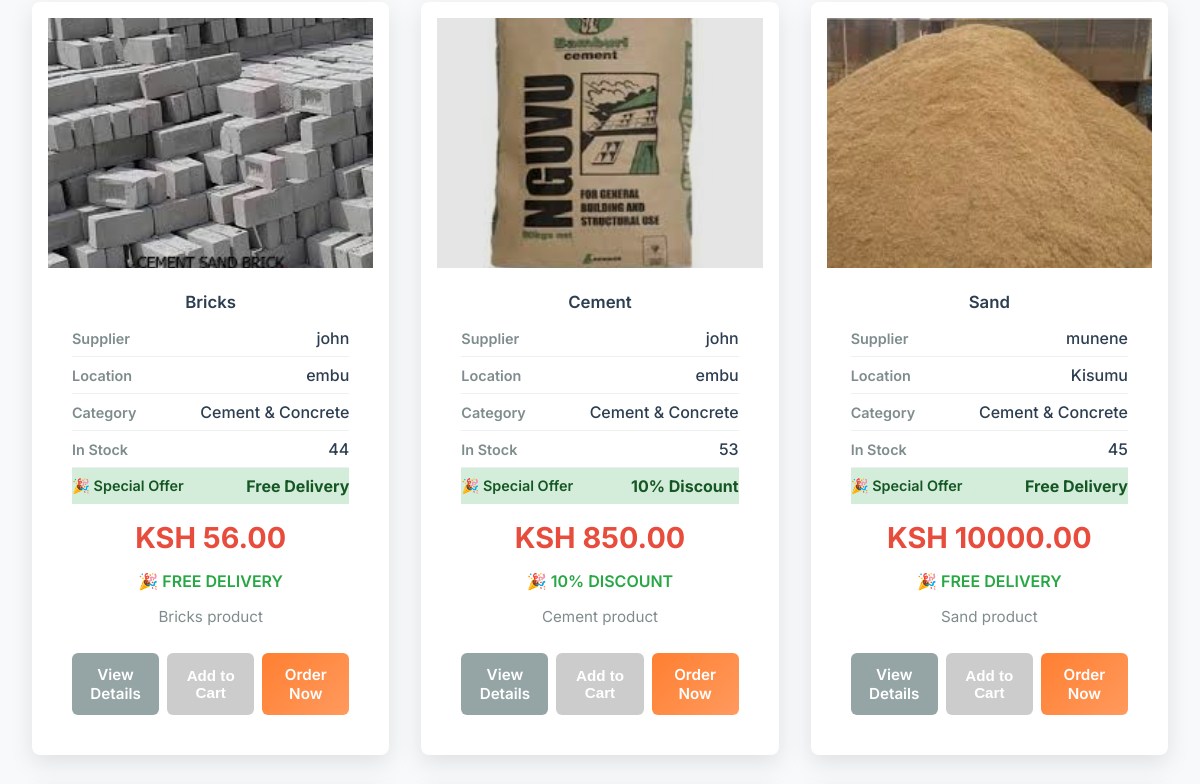
Page /suppliers/products/ (middle part) on the earlier database version.
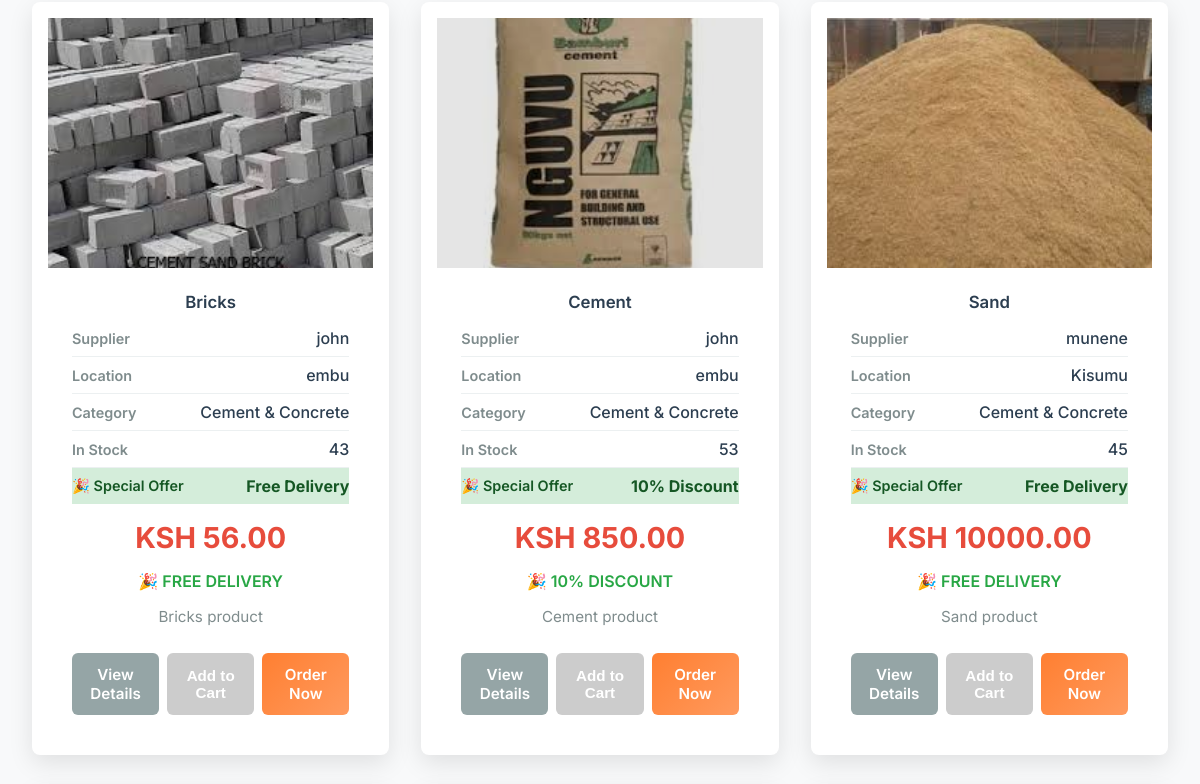
Same page on the later database version.
### apps/products/models.py (models this page shows, shortened)
class Product(models.Model):
    CATEGORY_CHOICES = [
        ('cement', 'Cement & Concrete'),
        ('steel', 'Steel & Metals'),
        ('wood', 'Wood & Timber'),
        ('electrical', 'Electrical'),
        ('plumbing', 'Plumbing'),
        ('tools', 'Tools & Equipment'),
        ('other', 'Other'),
    ]
    name = models.CharField(max_length=255)
    description = models.TextField()
    category = models.CharField(max_length=20, choices=CATEGORY_CHOICES, default='other')
    image_url = models.URLField(blank=True, null=True)
    cost = models.DecimalField(max_digits=10, decimal_places=2)
    quality = models.CharField(max_length=50, choices=[
        ('standard', 'Standard'),
        ('premium', 'Premium'),
        ('high_end', 'High-End'),
    ], default='standard', help_text="Quality level of the product")
    location = models.CharField(max_length=255)
    available_quantity = models.PositiveIntegerField(default=0)
    supplier = models.ForeignKey(Supplier, on_delete=models.CASCADE, related_name='products_from_products_app')
    offer = models.CharField(max_length=50, blank=True, null=True, choices=[
        ('', 'No Offer'),
        ('free_delivery', 'Free Delivery'),
        ('10_percent_discount', '10% Discount'),
    ], help_text="Special offer applied to this product")

### apps/suppliers/models.py (models this page shows, shortened)
class Supplier(models.Model):
    user = models.OneToOneField(settings.AUTH_USER_MODEL, on_delete=models.CASCADE)
    company_name = models.CharField(max_length=255, blank=True)
    location = models.CharField(max_length=255, blank=True)
    contact_number = models.CharField(max_length=15, blank=True)
    consultation_fee = models.DecimalField(max_digits=8, decimal_places=2, default=0.00)

### apps/suppliers/views.py (the view)
# urls.py: path('', views.product_list, name='product_list'),
def product_list(request):
    products = Product.objects.all()
    return render(request, 'products/product_list.html', {'products': products})

### templates/products/product_list.html (shortened to what this page needs)
{% extends "base.html" %}
{% load static %}
{% block content %}
<div class="product-page">
  <div class="products-section">
    <div class="products-grid">
      {% for product in products %}
        <div class="product-card">
          <div class="product-image">
            {% if product.image_url %}
              <img src="{{ product.image_url }}" alt="{{ product.name }}" style="width: 100%; height: 100%; object-fit: cover;">
            {% endif %}
          </div>
          <div class="product-info">
            <h3 class="product-title">{{ product.name }}</h3>
            <div class="product-meta">
              <div class="meta-item">
                <span class="meta-label">Supplier</span>
                <span class="meta-value">{{ product.supplier.company_name }}</span>
              </div>
              <div class="meta-item">
                <span class="meta-label">Location</span>
                <span class="meta-value">{{ product.supplier.location|default:"N/A" }}</span>
              </div>
              <div class="meta-item">
                <span class="meta-label">Category</span>
                <span class="meta-value">{{ product.get_category_display|default:"General" }}</span>
              </div>
              <div class="meta-item">
                <span class="meta-label">In Stock</span>
                <span class="meta-value">{{ product.available_quantity }}</span>
              </div>
              {% if product.offer %}
              <div class="meta-item" style="background: #d4edda; border-bottom: none;">
                <span class="meta-label" style="color: #155724;">🎉 Special Offer</span>
                <span class="meta-value" style="color: #155724; font-weight: 700;">
                  {% if product.offer == 'free_delivery' %}Free Delivery
                  {% elif product.offer == '10_percent_discount' %}10% Discount
                  {% else %}{{ product.offer }}{% endif %}
                </span>
              </div>
              {% endif %}
            </div>
            <span class="product-price">KSH {{ product.cost }}</span>
            {% if product.offer %}
            <span style="display: block; text-align: center; color: #28a745; font-weight: 600; margin-top: 0.5rem;">
              🎉
              {% if product.offer == 'free_delivery' %}FREE DELIVERY
              {% elif product.offer == '10_percent_discount' %}10% DISCOUNT
              {% else %}{{ product.offer }}{% endif %}
            </span>
            {% endif %}
            <p class="product-description">{{ product.description|truncatechars:120 }}</p>
            <div class="product-actions">
              <a href="{% url 'products:product_detail' product.id %}" class="btn-secondary">View Details</a>
              {% if user.is_authenticated and user.user_type == 'customer' %}
                <form method="post" action="/products/" style="display: inline;">
                  {% csrf_token %}
                  <input type="hidden" name="product_id" value="{{ product.id }}">
                  <input type="hidden" name="quantity" value="1">
                  <button type="submit" name="add_to_cart" class="btn-primary" style="background: linear-gradient(135deg, #28a745, #20c997); border: none; color: white; padding: 0.75rem 1rem; border-radius: 6px; font-size: 0.95rem; font-weight: 600; cursor: pointer; transition: all 0.3s ease;">Add to Cart</button>
                </form>
                <a href="{% url 'orders:order_create' %}?product={{ product.id }}" class="btn-primary">Order Now</a>
              {% else %}
                <button disabled class="btn-primary" style="background: #ccc; cursor: not-allowed;" title="Login as customer to add to cart">Add to Cart</button>
                <a href="{% url 'accounts:login' %}?next={% url 'products:product_list' %}" class="btn-primary">Order Now</a>
              {% endif %}
            </div>
          </div>
        </div>
      {% endfor %}
    </div>
  </div>
</div>
{% endblock %}

### templates/base.html (shortened to what this page needs)
{% load static %}
<!doctype html>
<html lang="en">
    <head>
        <link rel="stylesheet" href="{% static 'css/styles.css' %}">
    </head>
    <body>
        <main class="container" style="padding:1.25rem 0">
            {% block content %}{% endblock %}
        </main>
    </body>
</html>

### static/css/styles.css (style rules this page uses)
:root { --bg:#f4f6f8; --accent:#0d6efd; --muted:#6c757d; --card:#ffffff; --success:#2e7d32; }
* { box-sizing:border-box }
body { font-family: 'Inter', Roboto, 'Helvetica Neue', Arial, sans-serif; margin: 0; padding: 0; background: linear-gradient(180deg,var(--bg),#eef3f7); color: #0f1724; }
.container { max-width:1200px; margin:0 auto; padding:0 1rem; }
main { padding: 1.25rem 0; }
.product-card { background: var(--card); padding: 1rem; border-radius: 12px; box-shadow: 0 10px 30px rgba(15,23,42,0.06); transition: transform .18s ease, box-shadow .18s ease; overflow:hidden }
.product-card h3 { margin: 0 0 0.5rem 0; font-size:1.05rem }

### templates/products/product_list.html (style rules this page uses)
.product-page { background: #f8f9fa; min-height: 100vh; padding: 2rem 0; }
.products-section { max-width: 1400px; margin: 0 auto; padding: 0 2rem; }
.products-grid { display: grid; grid-template-columns: repeat(auto-fit, minmax(320px, 1fr)); gap: 2rem; margin-bottom: 3rem; }
.product-card { background: white; border-radius: 8px; overflow: hidden; box-shadow: 0 8px 25px rgba(0,0,0,0.1); transition: all 0.3s ease; position: relative; }
.product-image { position: relative; height: 250px; background: linear-gradient(135deg, #ff7f31, #ff9a5e); display: flex; align-items: center; justify-content: center; overflow: hidden; }
.product-image::before { content: ''; position: absolute; top: 0; left: 0; right: 0; bottom: 0; background: rgba(0,0,0,0.1); transition: opacity 0.3s ease; }
.product-info { padding: 1.5rem; }
.product-title { font-size: 1.3rem; font-weight: 600; color: #2c3e50; margin: 0 0 0.5rem 0; text-align: center; }
.product-meta { margin-bottom: 1rem; }
.meta-item { display: flex; justify-content: space-between; align-items: center; padding: 0.5rem 0; border-bottom: 1px solid #ecf0f1; }
.meta-label { font-weight: 600; color: #7f8c8d; font-size: 0.9rem; }
.meta-value { color: #2c3e50; font-weight: 500; }
.product-price { font-size: 1.8rem; font-weight: 700; color: #e74c3c; text-align: center; margin: 1rem 0; display: block; }
.product-description { color: #7f8c8d; font-size: 0.95rem; line-height: 1.5; margin-bottom: 1.5rem; text-align: center; }
.product-actions { display: flex; gap: 0.5rem; }
.btn-primary, .btn-secondary { flex: 1; padding: 0.75rem 1rem; border: none; border-radius: 6px; font-size: 0.95rem; font-weight: 600; text-decoration: none; display: inline-block; text-align: center; transition: all 0.3s ease; cursor: pointer; }
.btn-primary { background: linear-gradient(135deg, #ff7f31, #ff9a5e); color: white; }
.btn-secondary { background: #95a5a6; color: white; }

Differences in the rows shown:
changed Product "Bricks": available_quantity "44" → "43"
